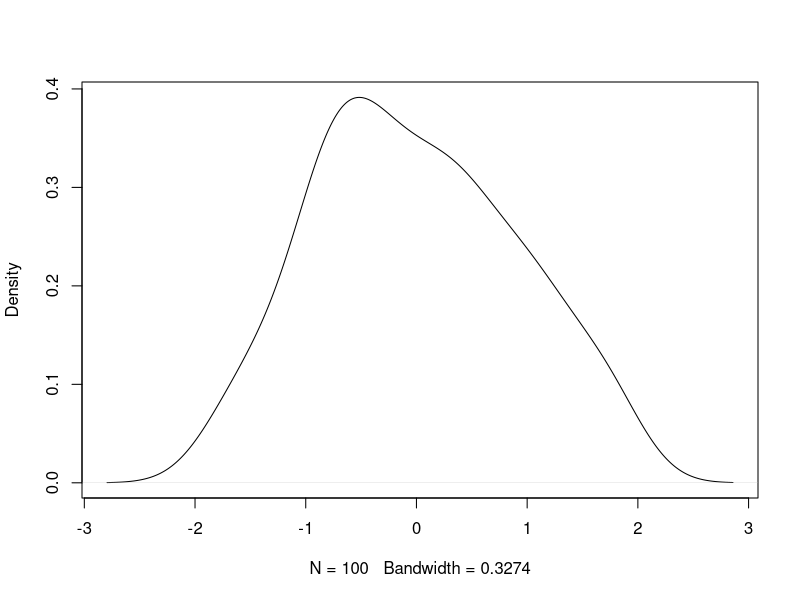

Here is the R script that generated this plot:
## ---- chunk 1
knitr::opts_chunk$set(echo = TRUE,  dev = "cairo_pdf")
## ---- chunk 2
data=rnorm(100)
plot(density(data), main = "")
## ---- chunk 3
mean_data = mean(data)
